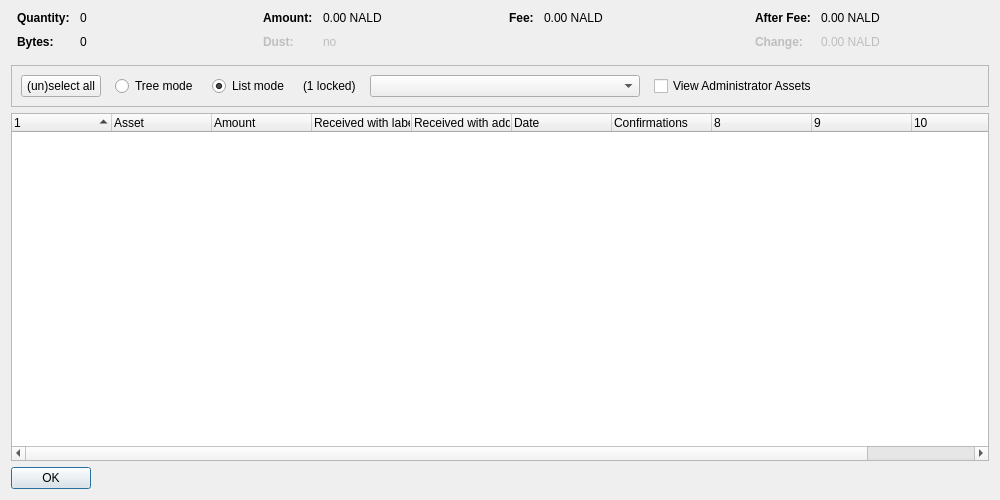
<?xml version="1.0" encoding="UTF-8"?>
<ui version="4.0">
 <class>AssetControlDialog</class>
 <widget class="QDialog" name="AssetControlDialog">
  <property name="geometry">
   <rect>
    <x>0</x>
    <y>0</y>
    <width>1000</width>
    <height>500</height>
   </rect>
  </property>
  <property name="windowTitle">
   <string>Asset Selection</string>
  </property>
  <layout class="QVBoxLayout" name="verticalLayout">
   <item>
    <layout class="QHBoxLayout" name="horizontalLayoutTop" stretch="0,0,0,0">
     <property name="topMargin">
      <number>0</number>
     </property>
     <property name="bottomMargin">
      <number>10</number>
     </property>
     <item>
      <layout class="QFormLayout" name="formLayoutAssetControl1">
       <property name="horizontalSpacing">
        <number>10</number>
       </property>
       <property name="verticalSpacing">
        <number>10</number>
       </property>
       <property name="leftMargin">
        <number>6</number>
       </property>
       <property name="rightMargin">
        <number>6</number>
       </property>
       <item row="0" column="0">
        <widget class="QLabel" name="labelAssetControlQuantityText">
         <property name="font">
          <font>
           <weight>75</weight>
           <bold>true</bold>
          </font>
         </property>
         <property name="text">
          <string>Quantity:</string>
         </property>
        </widget>
       </item>
       <item row="0" column="1">
        <widget class="QLabel" name="labelAssetControlQuantity">
         <property name="cursor">
          <cursorShape>IBeamCursor</cursorShape>
         </property>
         <property name="contextMenuPolicy">
          <enum>Qt::ActionsContextMenu</enum>
         </property>
         <property name="text">
          <string notr="true">0</string>
         </property>
         <property name="textInteractionFlags">
          <set>Qt::LinksAccessibleByMouse|Qt::TextSelectableByKeyboard|Qt::TextSelectableByMouse</set>
         </property>
        </widget>
       </item>
       <item row="1" column="0">
        <widget class="QLabel" name="labelAssetControlBytesText">
         <property name="font">
          <font>
           <weight>75</weight>
           <bold>true</bold>
          </font>
         </property>
         <property name="text">
          <string>Bytes:</string>
         </property>
        </widget>
       </item>
       <item row="1" column="1">
        <widget class="QLabel" name="labelAssetControlBytes">
         <property name="cursor">
          <cursorShape>IBeamCursor</cursorShape>
         </property>
         <property name="contextMenuPolicy">
          <enum>Qt::ActionsContextMenu</enum>
         </property>
         <property name="text">
          <string notr="true">0</string>
         </property>
         <property name="textInteractionFlags">
          <set>Qt::LinksAccessibleByMouse|Qt::TextSelectableByKeyboard|Qt::TextSelectableByMouse</set>
         </property>
        </widget>
       </item>
      </layout>
     </item>
     <item>
      <layout class="QFormLayout" name="formLayoutAssetControl2">
       <property name="horizontalSpacing">
        <number>10</number>
       </property>
       <property name="verticalSpacing">
        <number>10</number>
       </property>
       <property name="leftMargin">
        <number>6</number>
       </property>
       <property name="rightMargin">
        <number>6</number>
       </property>
       <item row="0" column="0">
        <widget class="QLabel" name="labelAssetControlAmountText">
         <property name="font">
          <font>
           <weight>75</weight>
           <bold>true</bold>
          </font>
         </property>
         <property name="text">
          <string>Amount:</string>
         </property>
        </widget>
       </item>
       <item row="0" column="1">
        <widget class="QLabel" name="labelAssetControlAmount">
         <property name="cursor">
          <cursorShape>IBeamCursor</cursorShape>
         </property>
         <property name="contextMenuPolicy">
          <enum>Qt::ActionsContextMenu</enum>
         </property>
         <property name="text">
          <string notr="true">0.00 NALD</string>
         </property>
         <property name="textInteractionFlags">
          <set>Qt::LinksAccessibleByMouse|Qt::TextSelectableByKeyboard|Qt::TextSelectableByMouse</set>
         </property>
        </widget>
       </item>
       <item row="1" column="0">
        <widget class="QLabel" name="labelAssetControlLowOutputText">
         <property name="enabled">
          <bool>false</bool>
         </property>
         <property name="font">
          <font>
           <weight>75</weight>
           <bold>true</bold>
          </font>
         </property>
         <property name="text">
          <string>Dust:</string>
         </property>
        </widget>
       </item>
       <item row="1" column="1">
        <widget class="QLabel" name="labelAssetControlLowOutput">
         <property name="enabled">
          <bool>false</bool>
         </property>
         <property name="cursor">
          <cursorShape>IBeamCursor</cursorShape>
         </property>
         <property name="contextMenuPolicy">
          <enum>Qt::ActionsContextMenu</enum>
         </property>
         <property name="text">
          <string notr="true">no</string>
         </property>
         <property name="textInteractionFlags">
          <set>Qt::LinksAccessibleByMouse|Qt::TextSelectableByKeyboard|Qt::TextSelectableByMouse</set>
         </property>
        </widget>
       </item>
      </layout>
     </item>
     <item>
      <layout class="QFormLayout" name="formLayoutAssetControl3">
       <property name="horizontalSpacing">
        <number>10</number>
       </property>
       <property name="verticalSpacing">
        <number>10</number>
       </property>
       <property name="leftMargin">
        <number>6</number>
       </property>
       <property name="rightMargin">
        <number>6</number>
       </property>
       <item row="0" column="0">
        <widget class="QLabel" name="labelAssetControlFeeText">
         <property name="font">
          <font>
           <weight>75</weight>
           <bold>true</bold>
          </font>
         </property>
         <property name="text">
          <string>Fee:</string>
         </property>
        </widget>
       </item>
       <item row="0" column="1">
        <widget class="QLabel" name="labelAssetControlFee">
         <property name="cursor">
          <cursorShape>IBeamCursor</cursorShape>
         </property>
         <property name="contextMenuPolicy">
          <enum>Qt::ActionsContextMenu</enum>
         </property>
         <property name="text">
          <string notr="true">0.00 NALD</string>
         </property>
         <property name="textInteractionFlags">
          <set>Qt::LinksAccessibleByMouse|Qt::TextSelectableByKeyboard|Qt::TextSelectableByMouse</set>
         </property>
        </widget>
       </item>
      </layout>
     </item>
     <item>
      <layout class="QFormLayout" name="formLayoutAssetControl4">
       <property name="horizontalSpacing">
        <number>10</number>
       </property>
       <property name="verticalSpacing">
        <number>10</number>
       </property>
       <property name="leftMargin">
        <number>6</number>
       </property>
       <property name="rightMargin">
        <number>6</number>
       </property>
       <item row="0" column="0">
        <widget class="QLabel" name="labelAssetControlAfterFeeText">
         <property name="font">
          <font>
           <weight>75</weight>
           <bold>true</bold>
          </font>
         </property>
         <property name="text">
          <string>After Fee:</string>
         </property>
        </widget>
       </item>
       <item row="0" column="1">
        <widget class="QLabel" name="labelAssetControlAfterFee">
         <property name="cursor">
          <cursorShape>IBeamCursor</cursorShape>
         </property>
         <property name="contextMenuPolicy">
          <enum>Qt::ActionsContextMenu</enum>
         </property>
         <property name="text">
          <string notr="true">0.00 NALD</string>
         </property>
         <property name="textInteractionFlags">
          <set>Qt::LinksAccessibleByMouse|Qt::TextSelectableByKeyboard|Qt::TextSelectableByMouse</set>
         </property>
        </widget>
       </item>
       <item row="1" column="0">
        <widget class="QLabel" name="labelAssetControlChangeText">
         <property name="enabled">
          <bool>false</bool>
         </property>
         <property name="font">
          <font>
           <weight>75</weight>
           <bold>true</bold>
          </font>
         </property>
         <property name="text">
          <string>Change:</string>
         </property>
        </widget>
       </item>
       <item row="1" column="1">
        <widget class="QLabel" name="labelAssetControlChange">
         <property name="enabled">
          <bool>false</bool>
         </property>
         <property name="cursor">
          <cursorShape>IBeamCursor</cursorShape>
         </property>
         <property name="contextMenuPolicy">
          <enum>Qt::ActionsContextMenu</enum>
         </property>
         <property name="text">
          <string notr="true">0.00 NALD</string>
         </property>
         <property name="textInteractionFlags">
          <set>Qt::LinksAccessibleByMouse|Qt::TextSelectableByKeyboard|Qt::TextSelectableByMouse</set>
         </property>
        </widget>
       </item>
      </layout>
     </item>
    </layout>
   </item>
   <item>
    <widget class="QFrame" name="frame">
     <property name="minimumSize">
      <size>
       <width>0</width>
       <height>40</height>
      </size>
     </property>
     <property name="frameShape">
      <enum>QFrame::StyledPanel</enum>
     </property>
     <property name="frameShadow">
      <enum>QFrame::Sunken</enum>
     </property>
     <layout class="QHBoxLayout" name="horizontalLayout">
      <item>
       <layout class="QHBoxLayout" name="horizontalLayoutPanel" stretch="0,0,0,0,0,0,0">
        <property name="spacing">
         <number>14</number>
        </property>
        <item>
         <widget class="QPushButton" name="pushButtonSelectAll">
          <property name="sizePolicy">
           <sizepolicy hsizetype="Maximum" vsizetype="Fixed">
            <horstretch>0</horstretch>
            <verstretch>0</verstretch>
           </sizepolicy>
          </property>
          <property name="text">
           <string>(un)select all</string>
          </property>
          <property name="autoDefault">
           <bool>false</bool>
          </property>
         </widget>
        </item>
        <item>
         <widget class="QRadioButton" name="radioTreeMode">
          <property name="sizePolicy">
           <sizepolicy hsizetype="Maximum" vsizetype="Fixed">
            <horstretch>0</horstretch>
            <verstretch>0</verstretch>
           </sizepolicy>
          </property>
          <property name="text">
           <string>Tree mode</string>
          </property>
         </widget>
        </item>
        <item>
         <widget class="QRadioButton" name="radioListMode">
          <property name="sizePolicy">
           <sizepolicy hsizetype="Maximum" vsizetype="Fixed">
            <horstretch>0</horstretch>
            <verstretch>0</verstretch>
           </sizepolicy>
          </property>
          <property name="text">
           <string>List mode</string>
          </property>
          <property name="checked">
           <bool>true</bool>
          </property>
         </widget>
        </item>
        <item>
         <widget class="QLabel" name="labelLocked">
          <property name="text">
           <string notr="true">(1 locked)</string>
          </property>
         </widget>
        </item>
        <item>
         <widget class="QComboBox" name="assetList">
          <property name="minimumContentsLength">
           <number>30</number>
          </property>
         </widget>
        </item>
        <item>
         <widget class="QCheckBox" name="viewAdministrator">
          <property name="toolTip">
           <string>View assets that you have the ownership asset for</string>
          </property>
          <property name="text">
           <string>View Administrator Assets</string>
          </property>
         </widget>
        </item>
        <item>
         <spacer name="horizontalSpacer">
          <property name="orientation">
           <enum>Qt::Horizontal</enum>
          </property>
          <property name="sizeHint" stdset="0">
           <size>
            <width>40</width>
            <height>20</height>
           </size>
          </property>
         </spacer>
        </item>
       </layout>
      </item>
     </layout>
    </widget>
   </item>
   <item>
    <widget class="AssetControlTreeWidget" name="treeWidget">
     <property name="contextMenuPolicy">
      <enum>Qt::CustomContextMenu</enum>
     </property>
     <property name="sortingEnabled">
      <bool>false</bool>
     </property>
     <property name="columnCount">
      <number>11</number>
     </property>
     <attribute name="headerShowSortIndicator" stdset="0">
      <bool>true</bool>
     </attribute>
     <attribute name="headerStretchLastSection">
      <bool>false</bool>
     </attribute>
     <column>
      <property name="text">
       <string/>
      </property>
     </column>
     <column>
      <property name="text">
       <string>Asset</string>
      </property>
     </column>
     <column>
      <property name="text">
       <string>Amount</string>
      </property>
     </column>
     <column>
      <property name="text">
       <string>Received with label</string>
      </property>
     </column>
     <column>
      <property name="text">
       <string>Received with address</string>
      </property>
     </column>
     <column>
      <property name="text">
       <string>Date</string>
      </property>
     </column>
     <column>
      <property name="text">
       <string>Confirmations</string>
      </property>
      <property name="toolTip">
       <string>Confirmed</string>
      </property>
     </column>
     <column>
      <property name="text">
       <string/>
      </property>
     </column>
     <column>
      <property name="text">
       <string/>
      </property>
     </column>
     <column>
      <property name="text">
       <string/>
      </property>
     </column>
     <column>
      <property name="text">
       <string/>
      </property>
     </column>
    </widget>
   </item>
   <item>
    <widget class="QDialogButtonBox" name="buttonBox">
     <property name="sizePolicy">
      <sizepolicy hsizetype="Maximum" vsizetype="Fixed">
       <horstretch>0</horstretch>
       <verstretch>0</verstretch>
      </sizepolicy>
     </property>
     <property name="orientation">
      <enum>Qt::Horizontal</enum>
     </property>
     <property name="standardButtons">
      <set>QDialogButtonBox::Ok</set>
     </property>
    </widget>
   </item>
  </layout>
 </widget>
 <customwidgets>
  <customwidget>
   <class>AssetControlTreeWidget</class>
   <extends>QTreeWidget</extends>
   <header location="global">assetcontroltreewidget.h</header>
  </customwidget>
 </customwidgets>
 <resources/>
 <connections/>
</ui>
